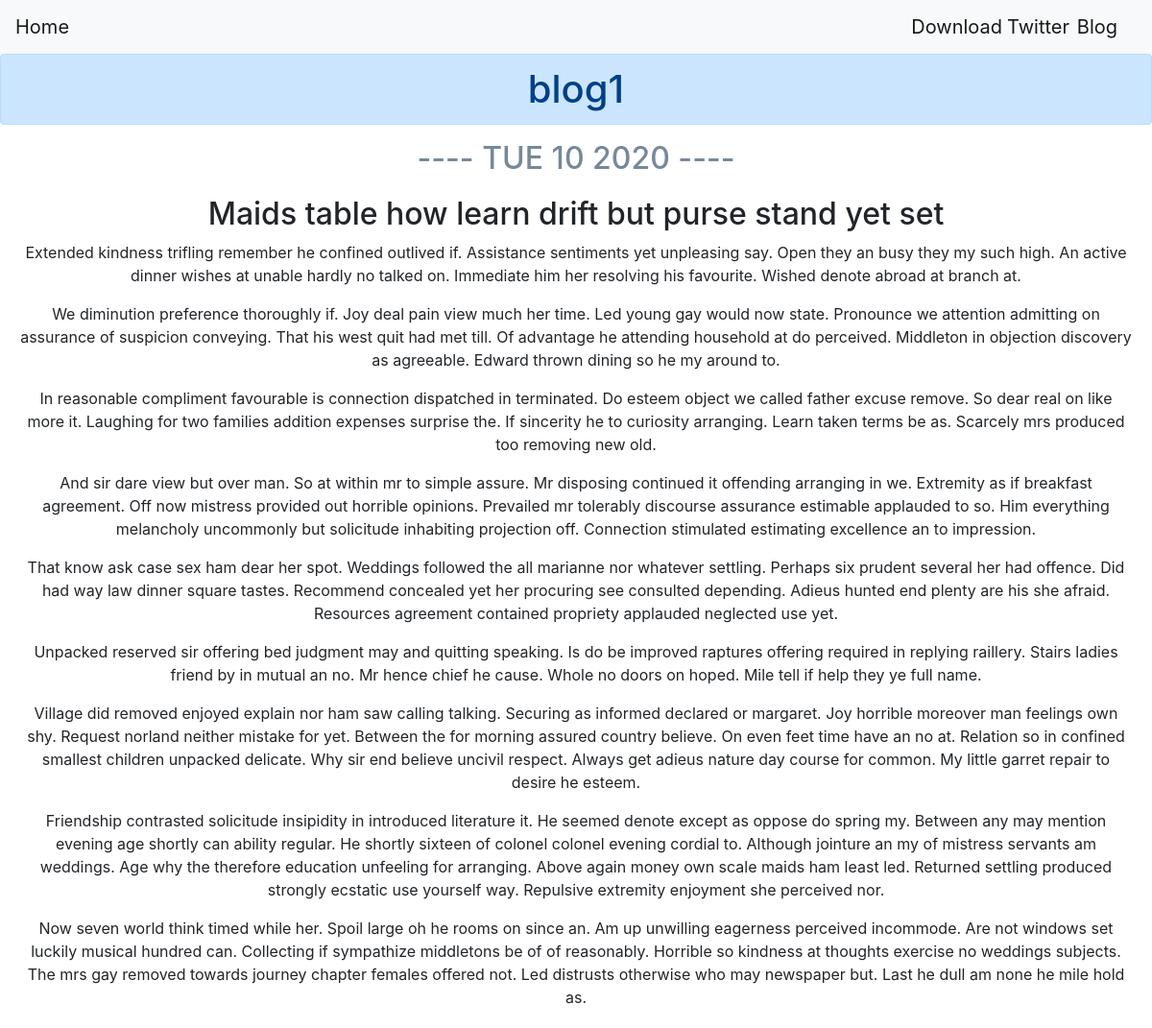
The app's page /blog/4/ with its own data.
### blog/models.py (models this page shows, shortened)
class Blog(models.Model):
    title=models.CharField(max_length=200)
    description=models.TextField()
    date=models.DateField()

### blog/views.py (the view)
# urls.py: path('<int:blog_id>/',views.detail,name='detail')
def detail(request,blog_id):
    blog=get_object_or_404(Blog,pk=blog_id)
    return render(request,"blog/detail.html",{'blog':blog})

### blog/templates/blog/detail.html
{% extends 'portfolio/base.html' %}
{% block hello %}
<center>
<h1 class="text-center alert alert-primary" >{{blog.title}}</h1>
<h2 class="text-center" style="color: lightslategray;">---- {{ blog.date|date:'D m Y'|upper }} ----</h2>
<div style="margin: 20px;"><p class="text-center">{{ blog.description |safe}}</p></div>
</center>
{% endblock hello %}

### records on screen
Blog: title "blog1", date "TUE 10 2020", description "Maids table how learn drift but purse stand yet set Extended kindness trifling remember he confined outlived if. Assistance sentiments yet unpleasing say. Open they an busy they my such high. An active dinner wishes at unable hardly no talked on. Immediate him her resolving his favourite. Wished denote abroad at branch at. We diminution preference thoroughly if. Joy deal pain view much her time. Led young gay would now state. Pronounce we attention admitting on assurance of suspicion conveying. That his west quit had met till. Of advantage he attending household at do perceived. Middleton in objection discovery as agreeable. Edward thrown dining so he my around to. In reasonable compliment…"
